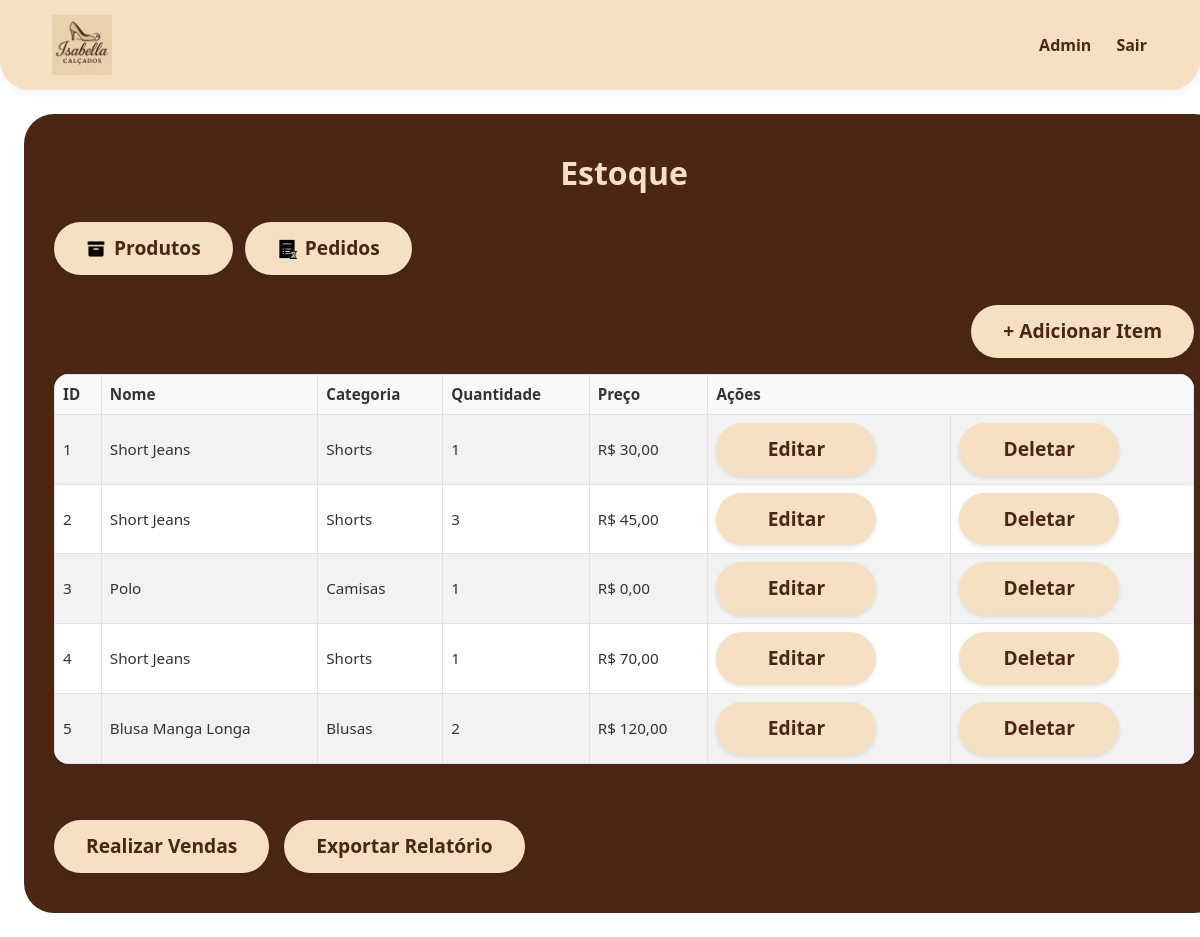
The page /dashboard/ (signed in) on the database its author committed.
### inventory/models.py (models this page shows, shortened)
class ItemInventario(models.Model):
    nome = models.CharField(max_length=200)
    categoria = models.ForeignKey('Categoria', on_delete=models.SET_NULL, blank=True, null=True)
    quantidade = models.IntegerField()
    preco = models.DecimalField(max_digits=10, decimal_places=2, default=0.00)
    data_criacao = models.DateTimeField(auto_now_add=True)
    user = models.ForeignKey(User, on_delete=models.CASCADE)

class Categoria(models.Model):
    nome = models.CharField(max_length=200)
    class Meta:
        verbose_name_plural = 'categorias'

### inventory/views.py (the view)
# urls.py: path('dashboard/', Dashboard.as_view(), name='dashboard'),
class Dashboard(LoginRequiredMixin, View):
	def get(self, request):
		items = ItemInventario.objects.filter(user=self.request.user.id).order_by('id')
		return render(request, 'inventory/dashboard.html', {'items': items})

### inventory/templates/inventory/dashboard.html (shortened to what this page needs)
{% extends 'inventory/base.html' %}
{% load static %}
{% block content %}
<div class="dashboard-container dashboard-box">
    <h2 class="titulo-pagina">Estoque</h2>
    <div class="menu-dashboard">
        <a href="/admin/" class="btn-bege d-flex align-items-center gap-2">
            <img src="{% static 'icon/iconproduto.png' %}" alt="Produtos" style="height: 20px;"> Produtos
        </a>
        <a href="{% url 'pagina_pedidos' %}" class="btn-bege d-flex align-items-center gap-2">
            <img src="{% static 'icon/pedidos.png' %}" alt="Pedidos" style="height: 20px;"> Pedidos
        </a>
    </div>
    <div class="d-flex justify-content-end mb-3">
        <a href="{% url 'add-item' %}" class="btn-bege">+ Adicionar Item</a>
    </div>
    <div class="table-responsive">
        <table class="table dashboard-table table-striped table-bordered">
            <thead class="table-light">
                <tr>
                    <th>ID</th>
                    <th>Nome</th>
                    <th>Categoria</th>
                    <th>Quantidade</th>
                    <th>Preço</th>
                    <th colspan="2">Ações</th>
                </tr>
            </thead>
            <tbody>
                {% if items %}
                    {% for item in items %}
                    <tr>
                        <td>{{ item.id }}</td>
                        <td>{{ item.nome }}</td>
                        <td>{{ item.categoria.nome }}</td>
                        <td>{{ item.quantidade }}</td>
                        <td>R$ {{ item.preco }}</td>
                        <td><a href="{% url 'edit-item' item.id %}" class="btn btn-sm btn-bege">Editar</a></td>
                        <td><a href="{% url 'delete-item' item.id %}" class="btn btn-sm btn-bege">Deletar</a></td>
                    </tr>
                    {% endfor %}
                {% else %}
                <tr>
                    <td colspan="7" class="text-center">Nenhum item encontrado.</td>
                </tr>
                {% endif %}
            </tbody>
        </table>
    </div>
    <div class="bottom-buttons">
        <a href="{% url 'realizar_venda' %}" class="btn-bege">Realizar Vendas</a>
        <a href="{% url 'relatorio_semanal' %}" class="btn-bege">Exportar Relatório</a>
    </div>
</div>
{% endblock %}

### inventory/static/css/estilo.css (style rules this page uses)
body { margin: 0; padding: 0; box-sizing: border-box; }
.dashboard-container { background-color: #4B2614; color: white; padding: 40px 30px; min-height: calc(100vh - 100px); width: 100vw; box-sizing: border-box; }
.dashboard-box { border-radius: 30px; }
.titulo-pagina { text-align: center; color: #F5E0C3; font-size: 2rem; font-weight: bold; margin-bottom: 30px; }
.menu-dashboard { display: flex; flex-wrap: wrap; gap: 12px; margin-bottom: 30px; }
.dashboard-table { background-color: white; border-radius: 15px; overflow: hidden; width: 100%; }
.dashboard-table th, .dashboard-table td { vertical-align: middle; color: #333; font-size: 0.95rem; }
.btn-bege { background-color: #F5E0C3; color: #4B2614; border: none; border-radius: 30px; padding: 10px 24px; font-weight: bold; text-decoration: none; display: inline-block; font-size: 1rem; transition: 0.3s; }
.bottom-buttons { display: flex; flex-wrap: wrap; gap: 15px; margin-top: 40px; }
.btn-bege { background-color: #F5E0C3; color: #4B2614; border: none; border-radius: 30px; padding: 12px 32px; font-size: 1.2rem; font-weight: bold; text-decoration: none; min-width: 160px; text-align: center; transition: all 0.2s ease-in-out; box-shadow: 0 2px 4px rgba(0,0,0,0.1); }

### rows shown on the page
ItemInventario: id "1", nome "Short Jeans", categoria.nome "Shorts", quantidade "1", preco "30,00"
ItemInventario: id "2", nome "Short Jeans", categoria.nome "Shorts", quantidade "3", preco "45,00"
ItemInventario: id "3", nome "Polo", categoria.nome "Camisas", quantidade "1", preco "0,00"
ItemInventario: id "4", nome "Short Jeans", categoria.nome "Shorts", quantidade "1", preco "70,00"
ItemInventario: id "5", nome "Blusa Manga Longa", categoria.nome "Blusas", quantidade "2", preco "120,00"
